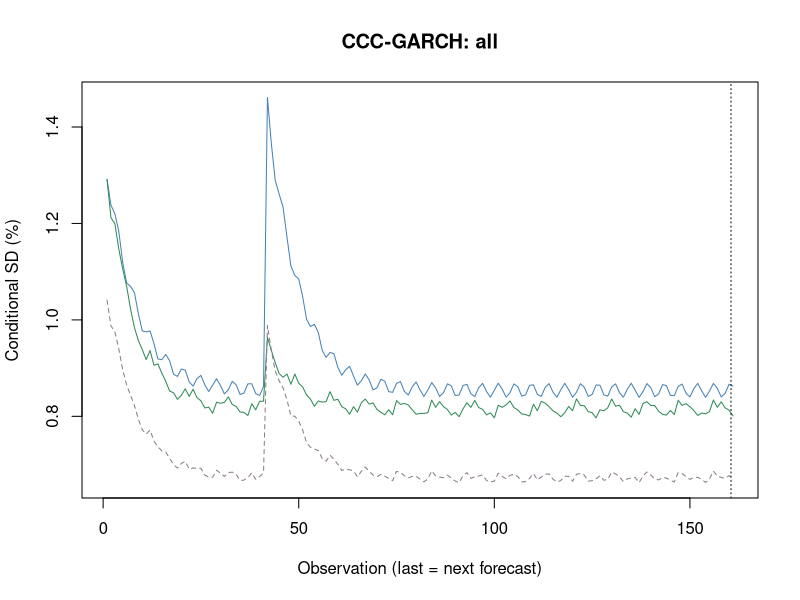

Generate this figure with R:
# 合成教学数据，非真实市场行情; source is not independently verified
# Simple returns, decimal; one observation period, no automatic annualization.
R <- c(0.007412163339544217,
 -0.010482472146455321,
 0.008230851250901908,
 -0.0017544755294552758,
 -0.0051058979531225955,
 0.008836480819329084,
 -0.008069460912111217,
 0.003083159580684499,
 0.003283682466898781,
 -0.0075217265370117,
 0.007909726145666481,
 -0.004167708599150859,
 -0.001731318295021438,
 0.006388502107881307,
 -0.007733818897379609,
 0.005089088457663708,
 0.00031660889609970736,
 -0.005315970047409268,
 0.00749574337347355,
 -0.005864481814017135,
 0.0010212681270710146,
 0.004225548099663988,
 -0.007152192498396882,
 0.006481401262769117,
 -0.0022927510716643797,
 -0.003077880045171515,
 0.006674051240871524,
 -0.006920236601272181,
 0.003478987279705359,
 0.0018642368677680944,
 -0.006046998470411728,
 0.007165424552913003,
 -0.004548237896337581,
 -0.0005982444754874664,
 0.005268568505368928,
 -0.0072090948011840576,
 0.00546696573361081,
 -0.0006908037577509802,
 -0.004345435689627863,
 0.007050835956111483,
 0.03447608466288317,
 0.003301594174389433,
 0.005282395452769607,
 -0.010268848468377317,
 0.009932058247289648,
 -0.00450652991046329,
 -0.0029171279251399575,
 0.00814258032089669,
 -0.009079130905087508,
 0.00535382966147253,
 0.0010856325837020175,
 -0.006471637120770416,
 0.008378022193971628,
 -0.006010646691100449,
 0.00043942435901772196,
 0.0050603356148808554,
 -0.007762114248084521,
 0.006538947033129491,
 -0.0017889718539344764,
 -0.003762778766087461,
 0.007151322725917699,
 -0.00694076815747988,
 0.0030169107917315924,
 0.0024909111907596574,
 -0.006481107440425808,
 0.00719563687306754,
 -0.004127918570701305,
 -0.001206536196759826,
 0.005710719252532805,
 -0.007282237362592627,
 0.005102369570066203,
 -0.00009201976673746681,
 -0.004820937562954273,
 0.007186938964516124,
 -0.005913595604836681,
 0.0013824950407694218,
 0.0038094046683057768,
 -0.006904983937354061,
 0.006537770362466678,
 -0.0026289643002737288,
 -0.0026870279154288437,
 0.006438836835791205,
 -0.0069584014600299815,
 0.0037899877142431597,
 0.001475860979018049,
 -0.005796203922550201,
 0.007167389088249899,
 -0.0048249492290639425,
 -0.00020761066526904783,
 0.004988840263940824,
 -0.00716415273385324,
 0.005698646944657227,
 -0.0010782225839002417,
 -0.004032457300768834,
 0.00695390699982955,
 -0.006384106010432133,
 0.002337111711267952,
 0.002947548984118106,
 -0.006545864314732809,
 0.0068636946258373915,
 -0.0035231003641641658,
 -0.0017605931320347054,
 0.005951910846052656,
 -0.007128814405876396,
 0.0045926862609542264,
 0.000504867390092475,
 -0.005186088366495874,
 0.007178588130551282,
 -0.005508278686513892,
 0.0007798297945881697,
 0.00426499247500632,
 -0.007018039630858435,
 0.006240634280592247,
 -0.002048899445570233,
 -0.0032089442959864346,
 0.006656264321395065,
 -0.006769968710286935,
 0.003255925222913361,
 0.002043503676083573,
 -0.006105031251482009,
 0.007085774357063123,
 -0.004356305158781572,
 -0.0008006495539184436,
 0.005378136373773408,
 -0.007185631115096498,
 0.00531073881367242,
 -0.00048107655046283687,
 -0.004491651167385186,
 0.007073438798904378,
 -0.006087873333875894,
 0.0017578843783596738,
 0.0034649842949054047,
 -0.006757546217537926,
 0.006665699310064337,
 -0.0029834293192308073,
 -0.002322395839639031,
 0.006249223990400947,
 -0.007031636311538517,
 0.004112342018804895,
 0.0010943380582277922,
 -0.005561828929687306,
 0.007181536794691487,
 -0.005103807890430455,
 0.00018209779661739053,
 0.004710847441912495,
 -0.007118008987129756,
 0.005924452026342761,
 -0.0014641384521021266,
 -0.0037147929162654335,
 0.006848527625572845,
 -0.006550040666037566,
 0.0027057333940398776,
 0.0025966644742340776,
 -0.006383791460054556,
 0.006965858273499633,
 -0.003860954682430563,
 -0.001385394526064658,
 0.005736703957409584,
 -0.007165930834337918,
 0.004887636082955434)
B <- c(0.0011427346644346298,
 -0.010621714539179792,
 0.005429580505909244,
 0.006054508989931004,
 -0.005993016528109817,
 -0.0023740391751076104,
 0.00298672516987731,
 0.004304045036519841,
 -0.004964621795815715,
 -0.0040322326065252686,
 0.008498715159801818,
 -0.0011340138550688223,
 -0.006623781843272832,
 0.003447407112372289,
 0.0032499686472087725,
 -0.001300218773971532,
 -0.004565246761213122,
 0.002316309438408302,
 0.005773104218505836,
 -0.006518063233283353,
 -0.0020776418184486525,
 0.006643304606498985,
 -0.0012458843039713987,
 -0.003661706415163021,
 -0.0001802325035315175,
 0.004399807636204983,
 0.00014002570105189351,
 -0.0067344603173644085,
 0.004138021750149556,
 0.0046120856020772216,
 -0.005992634008855889,
 -0.0008630904578965515,
 0.003584358038413423,
 0.0015263716859552701,
 -0.0036859338371039193,
 -0.0024354430778058423,
 0.006808528738452504,
 -0.0012687665543829768,
 -0.006347536702112179,
 0.00454533564517869,
 0.01479321376596848,
 -0.0035271405308543056,
 -0.003028542629704127,
 0.0027697745679938967,
 0.00487369753119655,
 -0.006564068513460834,
 -0.0019338669917689524,
 0.0077625876334352145,
 -0.002590824066876749,
 -0.004384023587908336,
 0.002014879020119418,
 0.0034130695167962624,
 -0.0007728770154603823,
 -0.005744018921799157,
 0.0041707506767904206,
 0.004582549885413295,
 -0.007025945560002973,
 -0.00014268821675748086,
 0.004882710991340021,
 -0.0005160533942472584,
 -0.00337911160288733,
 -0.0011064655688536075,
 0.0059159503761398976,
 -0.0014697391899368237,
 -0.006419902462589327,
 0.005503354639401488,
 0.002635197529936553,
 -0.004718717621160506,
 -0.0009615596260054897,
 0.0028580093345108863,
 0.0027665167780868815,
 -0.0052634227610989705,
 -0.0013754720851805243,
 0.007303642828610602,
 -0.0031777166620243487,
 -0.004607382748124342,
 0.0038566985120788416,
 0.002235197674285883,
 -0.0018756416735137094,
 -0.0039790613950421,
 0.0037878330959998483,
 0.003951932384500787,
 -0.007111017018281665,
 0.00033596918282513034,
 0.005807872568506852,
 -0.002388672930126322,
 -0.0031060278263433435,
 0.0005677575334623121,
 0.004552769663123442,
 -0.0016714228045780278,
 -0.005862264380926962,
 0.005807866381714918,
 0.0025296789858044954,
 -0.006099872310235679,
 0.0005365610268519737,
 0.003441492511694878,
 0.0008516178495808605,
 -0.004392092669494445,
 -0.0007462418112632492,
 0.006852972049395795,
 -0.0035315678757176132,
 -0.004912156280702946,
 0.005443957986338798,
 0.001380679957658171,
 -0.003196151654505757,
 -0.002136622840415344,
 0.0035069155205175342,
 0.0030496491945531667,
 -0.006796145662038997,
 0.0006350229547631933,
 0.0064662896929355606,
 -0.003913809004024334,
 -0.0030249178727553274,
 0.0024134431974913526,
 0.0030623769881701133,
 -0.0020203574001483476,
 -0.004853603585078635,
 0.005663874042190413,
 0.0023589974035197366,
 -0.007019038435878215,
 0.001730305252441894,
 0.004132080678637735,
 -0.0012235557821863826,
 -0.0034717039620551044,
 0.00016759216501551025,
 0.0058851388338585974,
 -0.0035803378195767162,
 -0.004910653441232068,
 0.006496932605438984,
 0.000735875180185197,
 -0.004551031739876366,
 -0.00017062874053194897,
 0.003295941749883772,
 0.0017396959697665295,
 -0.005997810535034166,
 0.0008663390136227836,
 0.006637374744669308,
 -0.004934964080857822,
 -0.003034975084130189,
 0.0042345761118894555,
 0.0015234876462783132,
 -0.0025572923415578845,
 -0.003375603617514168,
 0.005155717924794526,
 0.0019999679438306426,
 -0.007341022822193575,
 0.0025382804424667563,
 0.004779725789664106,
 -0.0032343399733237833,
 -0.00259682538338317,
 0.001369234243020957,
 0.004467652269585017,
 -0.0034535616233735303,
 -0.004508544169989704,
 0.00692747386122334,
 0.0002959902703983115,
 -0.0057325728955196255,
 0.001705493566274457,
 0.0032122619635556876,
 0.00007302478807401399)
dates <- seq_along(R)
p <- list(omega=0.00001,
 a=0.12,
 b=0.82,
 gamma=0.06,
 kappa=0.2,
 mu=0,
 n=160,
 shock=4,
 lag=5,
 level=0.05,
 horizon=20,
 impact=0.03,
 weight=0.5,
 rho=0.3 )
n <- length(R)
stopifnot(n>=2,all(is.finite(R)),all(R>=-1))


# Conditional Gaussian GARCH fit: fixed training mean, h[1]=training sample variance.
# Scale residuals by training SD for optimization; transform variance back afterward.
gdecode <- function(t) {
  ea<-exp(t[2]);eb<-exp(t[3]);den<-1+ea+eb
  c(w=exp(t[1]),a=ea/den,b=eb/den)
}
gsimplex <- function(fn,start,maxIter=1800) {
  d<-length(start);v<-rbind(start,matrix(rep(start,d),nrow=d,byrow=TRUE)+diag(.25,d))
  f<-apply(v,1,fn)
  for(it in seq_len(maxIter)-1) {
    ord<-order(f);v<-v[ord,,drop=FALSE];f<-f[ord]
    spread<-max(abs(sweep(v[-1,,drop=FALSE],2,v[1,],"-")))
    if(spread<1e-6&&f[d+1]-f[1]<1e-8)
      return(list(par=v[1,],value=f[1],converged=TRUE,iterations=it))
    cent<-colMeans(v[seq_len(d),,drop=FALSE]);r<-2*cent-v[d+1,];fr<-fn(r)
    if(fr<f[1]){e<-cent+2*(r-cent);fe<-fn(e)
      if(fe<fr){v[d+1,]<-e;f[d+1]<-fe}else{v[d+1,]<-r;f[d+1]<-fr}
    }else if(fr<f[d]){v[d+1,]<-r;f[d+1]<-fr}else{
      outside<-fr<f[d+1];cx<-cent+.5*((if(outside)r else v[d+1,])-cent);fc<-fn(cx)
      if(fc<(if(outside)fr else f[d+1])){v[d+1,]<-cx;f[d+1]<-fc}else{
        for(j in 2:(d+1)){v[j,]<-(v[j,]+v[1,])/2;f[j]<-fn(v[j,])}
      }
    }
  }
  j<-which.min(f);list(par=v[j,],value=f[j],converged=FALSE,iterations=maxIter)
}
garch_objective <- function(eps,t) {
  if(any(!is.finite(t))||any(abs(t)>20))return(1e100)
  p<-gdecode(t);if(p[2]+p[3]>=1)return(1e100)
  h<-1;f<-0
  for(z in eps){
    if(!is.finite(h)||h<=0)return(1e100)
    f<-f+.5*(log(2*pi)+log(h)+z*z/h)
    h<-p[1]+p[2]*z*z+p[3]*h
  }
  if(is.finite(f))f else 1e100
}
fit_garch <- function(trainR,maxIter=1800) {
  stopifnot(all(is.finite(trainR)),all(trainR>=-1))
  n<-length(trainR);if(n<60)stop("GARCH needs at least 60 training observations")
  mu<-mean(trainR);s2<-var(trainR);scale<-sqrt(s2)
  if(!is.finite(scale)||scale<=1e-12*max(1,abs(mu)))stop("Near-constant training returns")
  eps<-(trainR-mu)/scale;fn<-function(t)garch_objective(eps,t)
  original<-rbind(c(.05,.08,.87),c(.1,.15,.75),c(.5,.1,.4),
    c(.9,.05,.05),c(.01,.12,.87),c(.2,.6,.2))
  starts<-t(apply(original,1,function(p)c(log(p[1]),log(p[2]/(1-p[2]-p[3])),log(p[3]/(1-p[2]-p[3])))))
  attempts<-lapply(seq_len(nrow(starts)),function(i){
    v<-gsimplex(fn,starts[i,],maxIter)
    local<-v$converged&&all(sapply(seq_along(v$par),function(j)all(sapply(c(-1,1),function(sign){
      t<-v$par;t[j]<-t[j]+sign*1e-4;fn(t)>=v$value-1e-6
    }))))
    v$accepted<-v$converged&&local&&v$value<1e99;v
  })
  valid<-Filter(function(v)v$accepted,attempts)
  if(!length(valid))stop("GARCH optimization failed: no teaching-parameter fallback")
  best<-valid[[which.min(sapply(valid,function(v)v$value))]]
  p<-gdecode(best$par);omega<-p[1]*s2;a<-p[2];b<-p[3];h<-numeric(n+1);h[1]<-s2
  for(t in seq_len(n))h[t+1]<-omega+a*(trainR[t]-mu)^2+b*h[t]
  stopifnot(omega>0,a>=0,b>=0,a+b<1,all(is.finite(h)),all(h>0))
  list(omega=unname(omega),a=unname(a),b=unname(b),mu=mu,initial=s2,
    scale=scale,n=n,h=h,theta=best$par,logLikelihood=-best$value-n*log(scale),
    converged=TRUE,iterations=best$iterations,attempts=attempts)
}
garch_forecast <- function(R,gamma,N,train,fit) {
  stopifnot(train==fit$n,train>=60,train<length(R))
  n<-length(R);h<-rep(NA_real_,n+1);h[train+1]<-fit$h[train+1]
  for(t in seq.int(train+1,n))h[t+1]<-fit$omega+fit$a*(R[t]-fit$mu)^2+fit$b*h[t]
  sigma<-sqrt(h);z<-qnorm(gamma)
  list(h=h,sigma=sigma,VaR=N*(-fit$mu+sigma*z),
    ES=N*(-fit$mu+sigma*dnorm(z)/(1-gamma)),mu=fit$mu)
}
# Fixed initial training estimation + sequential test variance updates; no daily refitting.
garch_estimated_backtest <- function(bt,R,gamma,N,train) {
  attempt<-tryCatch({f<-fit_garch(R[seq_len(train)]);g<-garch_forecast(R,gamma,N,train,f);
    ids<-bt$ids;V<-g$VaR[ids];E<-g$ES[ids];hit<-bt$L>V
    actual<-if(any(hit))mean(bt$L[hit])else NA_real_
    predicted<-if(any(hit))mean(E[hit])else NA_real_
    list(fit=f,model=list(VaR=V,ES=E,hits=which(hit),test=kupiec(length(ids),sum(hit),1-gamma),
      meanActual=actual,meanES=predicted,bias=actual-predicted))},error=function(e)list(error=conditionMessage(e)))
  bt$fit<-attempt$fit;bt$models$garchFit<-if(is.null(attempt$error))attempt$model else list(error=attempt$error)
  bt
}

vpath <- function(R,p,type="garch",initial=NULL) {
  if(type=="arch")p$b<-0
  if(type!="gjr")p$gamma<-0
  if(type!="m")p$kappa<-0
  persistence<-p$a+p$b+p$gamma/2
  stopifnot(p$omega>0,p$a>=0,p$b>=0,p$a+p$gamma>=0,persistence<1)
  n<-length(R);h<-numeric(n+1);h[1]<-if(is.null(initial))p$omega/(1-persistence)else initial
  stopifnot(is.finite(h[1]),h[1]>0)
  eps<-z<-condMean<-numeric(n);ll<-0
  for(t in seq_len(n)) {
    condMean[t]<-p$mu+p$kappa*sqrt(h[t]);eps[t]<-R[t]-condMean[t];z[t]<-eps[t]/sqrt(h[t])
    ll<-ll-.5*(log(2*pi)+log(h[t])+eps[t]^2/h[t])
    h[t+1]<-p$omega+(p$a+if(eps[t]<0)p$gamma else 0)*eps[t]^2+p$b*h[t]
  }
  stopifnot(all(is.finite(h)),all(h>0))
  p<-p[c("omega","a","b","gamma","mu","kappa")]
  c(p,list(h=h,eps=eps,z=z,condMean=condMean,logLikelihood=ll,persistence=persistence,n=n))
}
vdecode <- function(t,type) {
  if(type=="arch")return(list(omega=exp(t[1]),a=plogis(t[2]),b=0,gamma=0,mu=0,kappa=0))
  if(type=="gjr") {u<-exp(t[2:4]);d<-1+sum(u);a<-2*u[1]/d
    return(list(omega=exp(t[1]),a=unname(a),b=unname(u[3]/d),gamma=unname(2*u[2]/d-a),mu=0,kappa=0))}
  p<-gdecode(t);list(omega=unname(p[1]),a=unname(p[2]),b=unname(p[3]),gamma=0,
    mu=if(type=="m")t[4]else 0,kappa=if(type=="m")t[5]else 0)
}
vfit <- function(R,type="garch",maxIter=2600) {
  n<-length(R);if(n<60)stop("At least 60 observations required")
  baseMu<-mean(R);s2<-var(R);scale<-sqrt(s2)
  if(!is.finite(scale)||scale<=1e-12*max(1,abs(baseMu)))stop("Near-constant returns")
  if(type=="garch") {
    f<-fit_garch(R);p<-list(omega=f$omega,a=f$a,b=f$b,gamma=0,kappa=0,mu=f$mu)
    q<-vpath(R,p,type,s2);k<-4
  }else{
    y<-(R-baseMu)/scale
    if(type=="arch")starts<-rbind(c(-2,-2),c(-1,0),c(0,-3)) else if(type=="gjr")
      starts<-rbind(c(-3,log(2),log(4),log(40)),c(-1,-1,-1,1),c(-2,0,0,2),c(-1,1,0,1)) else {
      original<-rbind(c(.05,.08,.87),c(.1,.15,.75),c(.5,.1,.4),c(.9,.05,.05))
      starts<-do.call(rbind,lapply(seq_len(4),function(i){p<-original[i,];t<-c(log(p[1]),log(p[2]/(1-p[2]-p[3])),log(p[3]/(1-p[2]-p[3])))
        rbind(c(t,0,0),c(t,-.1,.2),c(t,.1,-.2))}))
    }
    fn<-function(t){if(any(!is.finite(t))||any(abs(t)>20))return(1e100)
      tryCatch(-vpath(y,vdecode(t,type),type,1)$logLikelihood,error=function(e)1e100)}
    attempts<-lapply(seq_len(nrow(starts)),function(i){v<-gsimplex(fn,starts[i,],maxIter)
      local<-v$converged&&all(sapply(seq_along(v$par),function(j)all(sapply(c(-1,1),function(sign){
        t<-v$par;t[j]<-t[j]+sign*1e-4;fn(t)>=v$value-1e-6}))))
      v$accepted<-v$converged&&v$value<1e99&&local;v})
    valid<-Filter(function(x)x$accepted,attempts)
    if(!length(valid))stop("Optimization failed; no parameter fallback")
    best<-valid[[which.min(sapply(valid,function(x)x$value))]]
    p<-vdecode(best$par,type);p$omega<-p$omega*s2;p$mu<-baseMu+p$mu*scale
    q<-vpath(R,p,type,s2);k<-if(type=="arch")3 else 5
    q$theta<-best$par;q$attempts<-attempts
  }
  q$converged<-TRUE;q$parameters<-k;q$aic<- -2*q$logLikelihood+2*k
  q$bic<- -2*q$logLikelihood+log(n)*k;q
}
varch <- function(e,lag) {
  n<-length(e);stopifnot(lag>=1,lag<=20,lag==floor(lag),n-lag>lag+2)
  scale<-mean(e^2);if(scale<=1e-24)stop("Degenerate residual variance")
  q<-e^2/scale;ids<-seq.int(lag+1,n);y<-q[ids]
  X<-cbind(1,sapply(seq_len(lag),function(j)q[ids-j]))
  if(qr(X,tol=1e-10)$rank<ncol(X)||sum((y-mean(y))^2)<1e-16*length(y))stop("Auxiliary regression rank deficient")
  fit<-lm.fit(X,y);r2<-max(0,min(1,1-sum(fit$residuals^2)/sum((y-mean(y))^2)))
  stat<-length(y)*r2;c(stat=stat,p=pchisq(stat,lag,lower.tail=FALSE),df=lag,n=length(y),r2=r2)
}
vljung <- function(e,lag) {
  stopifnot(length(e)>lag+2,lag>=1)
  if(sum((e-mean(e))^2)<1e-24)stop("Degenerate series")
  t<-Box.test(e,lag=lag,type="Ljung-Box",fitdf=0)
  c(stat=unname(t$statistic),p=t$p.value,df=lag,n=length(e))
}
vforecast <- function(q,H) {
  stopifnot(H>=1,H<=100,H==floor(H))
  long<-q$omega/(1-q$persistence)
  h<-numeric(H);h[1]<-tail(q$h,1)
  if(H>1)for(k in 2:H)h[k]<-q$omega+q$persistence*h[k-1]
  list(h=h,sigma=sqrt(h),long=long)
}
vccc <- function(A,B,p,mode="estimate",rhoMode="estimated") {
  stopifnot(length(A)==length(B))
  qa<-if(mode=="estimate")vfit(A)else vpath(A,p)
  qb<-if(mode=="estimate")vfit(B)else vpath(B,p)
  estimatedRho<-cor(qa$z,qb$z);rho<-if(rhoMode=="manual")p$rho else estimatedRho
  stopifnot(is.finite(rho),abs(rho)<1)
  covariance<-rho*sqrt(qa$h*qb$h)
  determinant<-qa$h*qb$h-covariance^2
  hp<-p$weight^2*qa$h+(1-p$weight)^2*qb$h+2*p$weight*(1-p$weight)*covariance
  stopifnot(all(determinant>0),all(hp>=0))
  list(a=qa,b=qb,rho=rho,estimatedRho=estimatedRho,covariance=covariance,hp=hp,det=determinant)
}


mode <- "teaching"
rhoMode <- "manual"
cc <- tryCatch(vccc(R,B,p,mode,rhoMode),error=function(e)list(error=conditionMessage(e)))
if(!is.null(cc$error))message(cc$error)else {
 print(c(rho=cc$rho,estimated_rho=cc$estimatedRho,weightA=p$weight,weightB=1-p$weight))
 print(tail(data.frame(hA=cc$a$h,hB=cc$b$h,covariance=cc$covariance,portfolio_h=cc$hp,det=cc$det),6))
}

if(is.null(cc$error)) {
 y<-cc$hp
 matplot(seq_along(y),sqrt(cbind(cc$a$h,cc$b$h,cc$hp))*100,type="l",lty=c(1,1,2),col=c("steelblue","seagreen","thistle4"),xlab="Observation (last = next forecast)",
 ylab="Conditional SD (%)",main="CCC-GARCH: all")
 abline(v=n+.5,lty=3)
}
